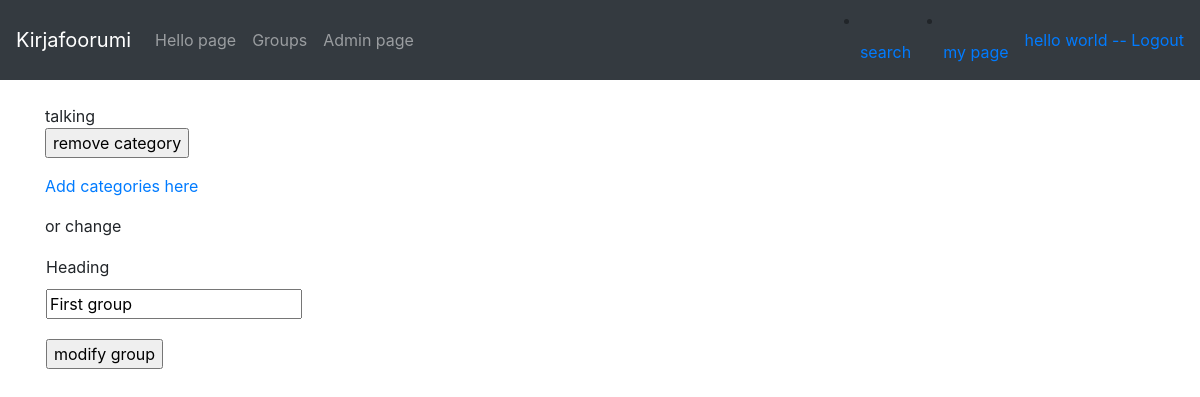
Screenshot of /groups/1/modify (signed in) with the database file from the repository.
### application/auth/models.py (models this page shows, shortened)
class User(Base):
    __tablename__ = "account"
    name = db.Column(db.String(144), unique=True, nullable=False)
    username = db.Column(db.String(144), unique=True, nullable=False)
    password = db.Column(db.String(144), nullable=False)
    messages = db.relationship("Message", backref='account', lazy=True)
    groups = db.relationship("Groups", backref='account', lazy=True)
    role_id = db.Column(db.Integer, db.ForeignKey('role.id'), nullable = False)
    def get_role(self):
        return Role.query.get(self.role_id)

### application/messages/models.py (models this page shows, shortened)
class Groups(Base):
    heading = db.Column(db.String(20), nullable=False)
    account_id = db.Column(db.Integer, db.ForeignKey('account.id'), nullable = False)
    book_id = db.Column(db.Integer, db.ForeignKey('book.id'))
    messages = db.relationship("Message", backref='Groups', lazy=True)
    def categories(group_id):
        stmt = text(
            "SELECT DISTINCT Category.id, Category.name FROM Groups, Group_category, Category WHERE Category.id = Group_category.category_id AND Group_category.group_id = :id").params(id = group_id)
        res = db.engine.execute(stmt)
        response = []
        for row in res:
            response.append({"id":row[0], "name":row[1]})
        return response

class Category(Base):
    name = db.Column(db.String(15), nullable=False, unique=True)

### application/messages/messages.py (the view)
@app.route("/groups/<group_id>/modify")
@login_required()
def modify_group_form(group_id):
    g = Groups.query.get(group_id).heading
    form = GroupForm()
    form.heading.default = g
    form.process()
    categories = Groups.categories(group_id)
    return render_template("messages/modifyGroup.html", form = form, group_id = group_id, categories = categories)

### application/messages/forms.py
class GroupForm(FlaskForm):
    heading = StringField("Heading", [validators.Length(min=4)])
    class Meta:
        csrf = False

### application/__init__.py (called while the page is built, shortened)
def login_required(role="ANY"):
    def wrapper(fn):
        @wraps(fn)
        def decorated_view(*args, **kwargs):
            if not current_user.is_authenticated:
                return login_manager.unauthorized()
            unauthorized = False
            if unauthorized:
                return login_manager.unauthorized()
            return fn(*args, **kwargs)
        return decorated_view
    return wrapper

@login_manager.user_loader
def load_user(user_id):
    return User.query.get(user_id)

### application/templates/messages/modifyGroup.html (shortened to what this page needs)
{% extends "layout.html" %}
{% block body %}
<p>
  <form method="POST" id="modifiedGroup">
    <table>
    <tr>
      <td>
        {{ form.heading.label }}
      </td>
    </tr>
    <tr>
      <td>
      {{ form.heading }}
      </td>
    </tr>
    <tr>
      <td>
      </td>
      </tr>
    <tr>
      <td colspan="2">
      <input type="submit" value="modify group"/>
      </td>
    </tr>
  </form>
</p>
{% for category in categories %}
<p>
  {{ category.name }}
  <form action="{{ url_for('remove_groupcategory', group_id = group_id, category_id = category.id) }}" method="POST">
    <input type="submit" value="remove category">
  </form>
  </p>
{% endfor %}
<p>
    <a href="{{ url_for('add_groupcategory', group_id = group_id) }}">Add categories here</a>
</p>
<p>or change</p>
{% endblock %}

### application/templates/layout.html (shortened to what this page needs)
<!DOCTYPE html>
<html>
  <head>
    <link rel="stylesheet" href="https://maxcdn.bootstrapcdn.com/bootstrap/4.0.0/css/bootstrap.min.css">
  </head>
  <body>
    <nav class="navbar navbar-expand-md navbar-dark bg-dark mb-4">
      <a class="navbar-brand" href="#">Kirjafoorumi</a>
          <div class="collapse navbar-collapse" id="navbarCollapse">
            <ul class="navbar-nav mr-auto">
              <li class="nav-item">
                <a class="nav-link" href="{{ url_for('hello') }}">Hello page</a>
              </li>
              <li class="nav-item">
                  <a class="nav-link" href="{{ url_for('all_groups') }}">Groups</a>
              </li>
              {% if current_user.is_authenticated %}
              {% if current_user.get_role().role == "ADMIN" %}
              <li class="nav-item">
                  <a class="nav-link" href="{{ url_for('admin_users') }}">Admin page</a>
              </li>
              {% endif %}
              {% endif %}
            </ul>
            <div class="form-inline mt-2 mt-md-0">
                <li class="nav-item">
                    <a class="nav-link" href="{{ url_for('group_search') }}">search</a>
                </li>
              {% if current_user.is_authenticated %}
              <li class="nav-item">
                  <a class="nav-link" href="{{ url_for('my_page') }}">my page</a>
              </li>
              <a href="{{ url_for('auth_logout') }}"> {{ current_user.name }} -- Logout</a>
              {% else %}
                <a href="{{ url_for('auth_login') }}"> login -</a>
                <a></a>
                <a href="{{ url_for('auth_register') }}"> - register </a>
              {% endif %}
            </div>
          </div>
    </nav>
    <main role="main" class="container">
      {% block body %}{% endblock %}
    </main>
  </body>
</html>

### rows the page displays
User: name "hello world"
Groups: heading "First group"
Category: name "talking"
